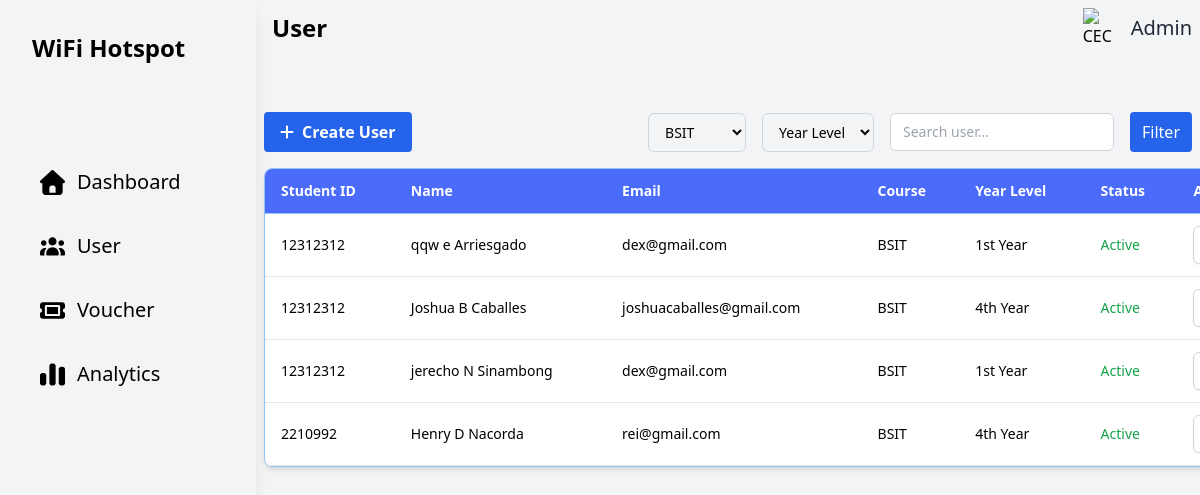
/php/User.php?course_name=BSIT, run on the app's committed database.
### tables this page shows
CREATE TABLE `users_profile` (
  `user_id` int(11) NOT NULL,
  `school_id` varchar(50) DEFAULT NULL,
  `first_name` varchar(50) DEFAULT NULL,
  `middle_name` varchar(10) DEFAULT NULL,
  `last_name` varchar(50) DEFAULT NULL,
  `gmail` varchar(100) DEFAULT NULL,
  `contact_number` varchar(20) DEFAULT NULL,
  `course_name` varchar(50) DEFAULT NULL,
  `year_level` varchar(50) DEFAULT NULL,
  `gender` varchar(20) DEFAULT NULL,
  `user_type` varchar(20) DEFAULT NULL,
  `voucher_code` varchar(100) DEFAULT NULL,
  `password_generated` varchar(255) DEFAULT NULL,
  `status` varchar(20) DEFAULT 'Active',
  `created_at` timestamp NOT NULL DEFAULT current_timestamp()
);

### php/User.php (the view, shortened to what this page needs)
<?php
require 'db.php';
$course_name = trim($_GET['course_name'] ?? '');
$q = trim($_GET['q'] ?? '');
$sql = "SELECT * FROM users_profile WHERE 1=1";
$params = [];
if ($course_name !== '') {
  $sql .= " AND course_name = :course_name";
  $params[':course_name'] = $course_name;
}
$sql .= " ORDER BY user_id DESC";
$stmt = $pdo->prepare($sql);
$stmt->execute($params);
$users = $stmt->fetchAll();
?>
<!DOCTYPE html>
<html lang="en">
<head>
  <link href="https://cdnjs.cloudflare.com/ajax/libs/font-awesome/6.5.2/css/all.min.css" rel="stylesheet">
  <script src="../css/tailwind.css"></script>
</head>
<body class="bg-gray-100 h-screen">
  <div class="flex">
    <div class="w-64 bg-gray h-screen p-8 text-white shadow-lg fixed">
      <div class="flex items-center space-x-2 mb-24">
        <h1 class="text-2xl font-semibold text-black">WiFi Hotspot</h1>
      </div>
      <ul class="space-y-5">
        <li><a href="admindashboard.php" class="flex items-center space-x-3 hover:bg-gray-300 p-2 rounded"><span class="text-black text-xl">Dashboard</span></a></li>
        <li><a href="User.php" class="flex items-center space-x-3 hover:bg-gray-300 p-2 rounded"> <span class="text-black text-xl">User</span></a></li>
        <li><a href="../php/Voucher.php" class="flex items-center space-x-3 hover:bg-gray-300 p-2 rounded"><span class="text-black text-xl">Voucher</span></a></li>
        <li><a href="../php/Analytics.php" class="flex items-center space-x-3 hover:bg-gray-300 p-2 rounded"><span class="text-black text-xl">Analytics</span></a></li>
      </ul>
    </div>
    <div class="ml-64 h-screen overflow-x-hidden p-2">
      <div class="flex justify-between items-center mb-16">
        <h1 class="text-2xl font-semibold text-black pl-2">User</h1>
        <div class="flex items-center space-x-2">
          <img src="../images/ceclogo.png" alt="CEC Logo" class="w-10 h-10 object-contain">
          <span class="text-xl text-gray-800">Admin</span>
        </div>
      </div>
      <div class="flex justify-between mb-4">
        <div>
          <button id="openModalBtn"
            class="flex items-center gap-2 bg-blue-600 text-white px-4 py-2 rounded hover:bg-blue-700">
            <i class="fa-solid fa-plus"></i>
            <span class="font-semibold">Create User</span>
          </button>
        </div>
        <form method="get" id="filterForm" class="flex gap-4 items-center">
          <select name="course_name" id="course_name"
            class="bg-gray-100 border border-gray-300 rounded-md px-3 py-2 text-sm">
            <option value="BSIT" <?= $course_name === 'BSIT' ? 'selected' : '' ?>>BSIT</option>
          </select>
          <select name="year_level" id="year_level"
            class="bg-gray-100 border border-gray-300 rounded-md px-3 py-2 text-sm">
            <option value="">Year Level</option>
          </select>
          <input type="text" name="q" id="search_user" value="<?= htmlentities($q) ?>" placeholder="Search user..."
            class="bg-white border border-gray-300 rounded-md px-3 py-2 text-sm w-56">
          <button type="submit" class="bg-blue-600 text-white px-3 py-2 rounded">Filter</button>
        </form>
      </div>
    </div>
    <div class="w-[1080px] bg-white shadow-md rounded-lg overflow-hidden border border-blue-300 mt-4">
      <div class="">
        <table class="min-w-full border-collapse">
          <thead class="bg-[#4B6BFB] text-white sticky top-0 z-10">
            <tr>
              <th class="px-4 py-3 text-left text-sm font-semibold border-b border-blue-300">Student ID</th>
              <th class="px-4 py-3 text-left text-sm font-semibold border-b border-blue-300">Name</th>
              <th class="px-4 py-3 text-left text-sm font-semibold border-b border-blue-300">Email</th>
              <th class="px-4 py-3 text-left text-sm font-semibold border-b border-blue-300">Course</th>
              <th class="px-4 py-3 text-left text-sm font-semibold border-b border-blue-300">Year Level</th>
              <th class="px-4 py-3 text-left text-sm font-semibold border-b border-blue-300">Status</th>
              <th class="px-4 py-3 text-left text-sm font-semibold border-b border-blue-300">Action</th>
            </tr>
          </thead>
          <tbody class="bg-white">
            <?php foreach ($users as $u): ?>
              <tr class="hover:bg-gray-100 border-b border-gray-200 group relatives">
                <td class="px-4 py-3 text-sm"><?= htmlentities($u['school_id']) ?></td>
                <td class="px-4 py-3 text-sm">
                  <?= htmlentities($u['first_name'] . ' ' . ($u['middle_name'] ? $u['middle_name'] . ' ' : '') . $u['last_name']) ?>
                </td>
                <td class="px-4 py-3 text-sm"><?= htmlentities($u['gmail']) ?></td>
                <td class="px-4 py-3 text-sm"><?= htmlentities($u['course_name']) ?></td>
                <td class="px-4 py-3 text-sm"><?= htmlentities($u['year_level']) ?></td>
                <td class="px-4 py-3 text-sm <?= $u['status'] === 'Active' ? 'text-green-600' : 'text-red-600' ?>">
                  <?= htmlentities($u['status']) ?>
                </td>
                <td class="px-4 py-3 text-sm ">
                  <div class="relative inline-block text-left">
                    <button type="button"
                      class="inline-flex justify-center w-full rounded-md border border-gray-300 shadow-sm px-4 py-2 bg-white text-sm font-medium text-gray-700 hover:bg-gray-50 focus:outline-none"
                      id="dropdownButton<?= $u['user_id'] ?>" aria-expanded="true" aria-haspopup="true"
                      onclick="toggleDropdown(<?= $u['user_id'] ?>)">
                    </button>
                  </div>
                </td>
              </tr>
            <?php endforeach; ?>
          </tbody>
        </table>
      </div>
    </div>
  </div>
</body>
</html>

### data on the page
users_profile: school "12312312", first_name+middle_name+last_name "qqw e Arriesgado", gmail "dex@gmail.com", course_name "BSIT", year_level "1st Year", status "Active"
users_profile: school "12312312", first_name+middle_name+last_name "Joshua B Caballes", gmail "joshuacaballes@gmail.com", course_name "BSIT", year_level "4th Year", status "Active"
users_profile: school "12312312", first_name+middle_name+last_name "jerecho N Sinambong", gmail "dex@gmail.com", course_name "BSIT", year_level "1st Year", status "Active"
users_profile: school "2210992", first_name+middle_name+last_name "Henry D Nacorda", gmail "rei@gmail.com", course_name "BSIT", year_level "4th Year", status "Active"
